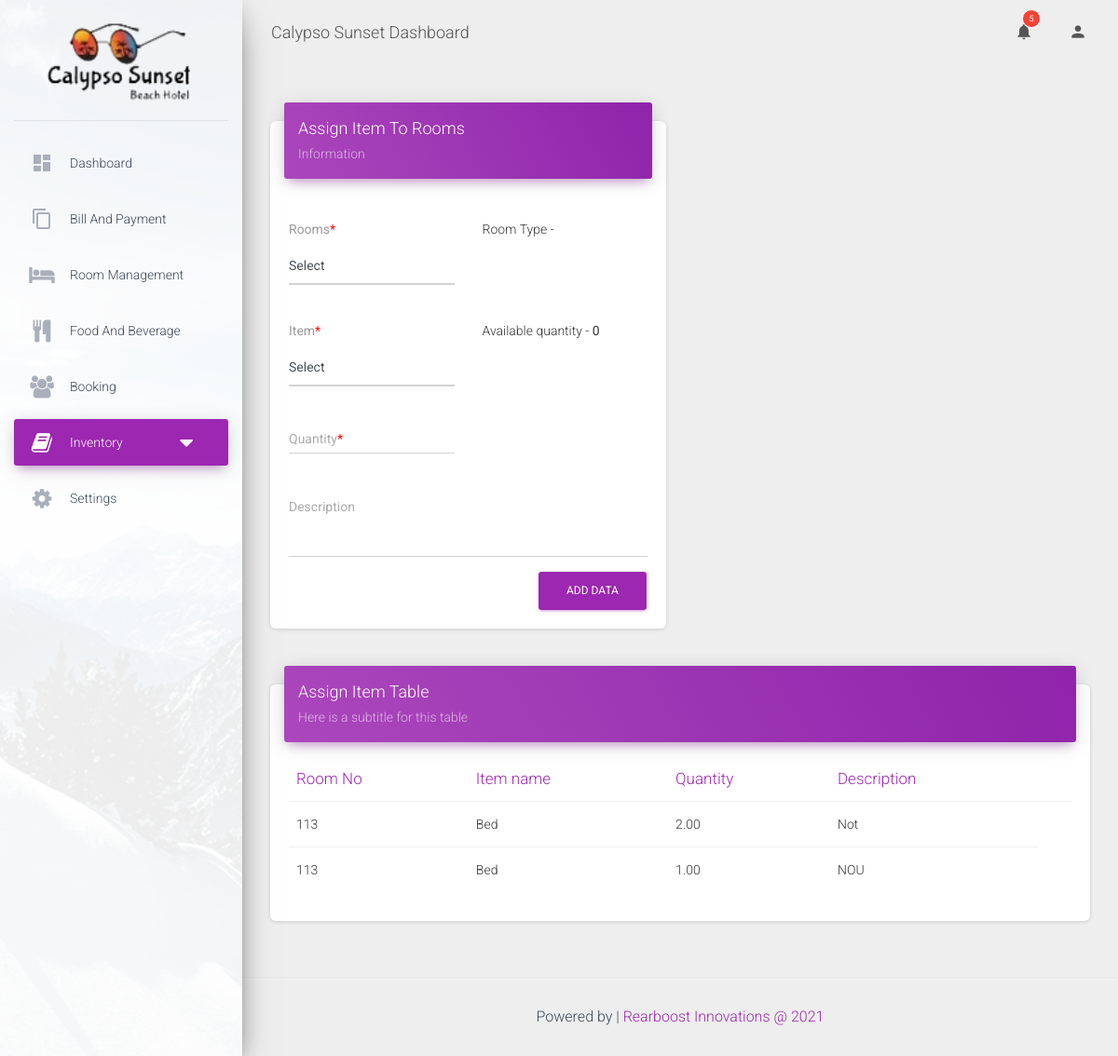
/content/assign_item.php (signed in), run on the app's committed database.
### tables this page shows
CREATE TABLE `roominfor` (
  `id` int(11) NOT NULL,
  `roomno` varchar(500) NOT NULL,
  `roomtype` varchar(1000) NOT NULL,
  `numbed` int(11) NOT NULL,
  `roomprice` decimal(10,2) NOT NULL,
  `roomstatus` varchar(200) NOT NULL,
  `createdate` varchar(500) NOT NULL,
  `lastupdate` varchar(500) DEFAULT NULL,
  `bookingtime` varchar(100) DEFAULT NULL
);

CREATE TABLE `Inventory` (
  `id` int(11) NOT NULL,
  `item_id` varchar(250) NOT NULL,
  `cat_id` int(11) NOT NULL,
  `name` varchar(250) NOT NULL,
  `quantity` decimal(10,2) NOT NULL,
  `assign` decimal(10,2) NOT NULL DEFAULT '0.00',
  `description` varchar(1000) NOT NULL
);

CREATE TABLE `assign_items` (
  `id` int(11) NOT NULL,
  `room_id` int(11) NOT NULL,
  `item_id` int(11) NOT NULL,
  `quantity` decimal(10,2) NOT NULL,
  `description` varchar(1000) NOT NULL
);

### content/assign_item.php (the view, shortened to what this page needs)
<!DOCTYPE html>
<html lang="en">
<?php
    require '../include/config.php';
?>
<head>
    <?php include('../include/head.php'); ?>
</head>
<body class="">
    <div class="wrapper">
        <div class="sidebar" data-color="purple" data-background-color="white" data-image="../assets/img/sidebar-1.jpg">
            <div class="logo">
                <a href="home.php" class="simple-text logo-normal">
                <img src="../images/logo.png" alt="" style="width: 80%;">
                </a>
            </div>
            <div class="sidebar-wrapper">
              <ul class="nav">
                <li class="nav-item">
                    <a class="nav-link" href="home.php">
                        <i class="material-icons">dashboard</i>
                        <p>Dashboard</p>
                    </a>
                </li>
                <li class="nav-item ">
                    <a class="nav-link" href="bill_and_payment.php">
                        <i class="material-icons">content_copy</i>
                        <p>Bill and payment</p>
                    </a>
                </li>
                <li class="nav-item ">
                    <a class="nav-link" href="room_management.php">
                        <i class="fa fa-bed"></i>
                        <p>Room management</p>
                    </a>
                </li>
                <li class="nav-item ">
                    <a class="nav-link" href="food_and_beverage.php">
                        <i class="fa fa-cutlery"></i>
                        <p>Food and beverage</p>
                    </a>
                </li>
                <li class="nav-item">
                    <a class="nav-link" href="booking.php">
                        <i class="fa fa-users"></i>
                        <p>Booking</p>
                    </a>
                </li>
                 <li class="nav-item active">
                    <a class="nav-link inv" style="cursor: pointer;">
                      <i class="fa fa-book"></i>
                        <p>Inventory <i class="fa fa-caret-down" style="float: right;"></i></p>
                    </a>
                </li>
                <li class="nav-item ">
                    <a class="nav-link" href="settings.php">
                        <i class="fa fa-cog"></i>
                        <p>Settings</p>
                    </a>
                </li>
              </ul>
            </div>
        </div>
        <div class="main-panel">
            <?php include('../include/navhead.php'); ?>
            <div class="content">
                <div class="container-fluid">
                    <div class="row">
                        <div class="col-md-6">
                            <div class="card">
                                <div class="card-header card-header-primary">
                                    <h4 class="card-title">Assign Item To Rooms</h4>
                                    <p class="card-category">Information</p>
                                </div>
                                <div class="card-body">
                                    <form id="assign_form">
                                         <div class="row">
                                          <div class="col-md-6">
                                              <div class="form-group">
                                                  <label class="bmd-label-floating">Rooms<span style="color: red;">*<span></label>
                                                  <select  class="form-control" id="roomno" name="roomno" required>
                                                          <option value="">Select</option>
                                                  </select>
                                              </div>
                                          </div>
                                         <div class="col-md-6">
                                              <div class="form-group">
                                                  <p>Room Type - <b><span id="roomtype"></span></b></p>
                                              </div>
                                          </div>
                                        </div>
                                        <div class="row">
                                          <div class="col-md-6">
                                              <div class="form-group">
                                                  <label class="bmd-label-floating">Item<span style="color: red;">*<span></label>
                                                  <select  class="form-control" id="item_id" name="item_id" required>
                                                          <option value="">Select</option>
                                                  </select>
                                              </div>
                                          </div>
                                        <div class="col-md-6">
                                              <div class="form-group">
                                                  <p>Available quantity - <b><span id="available"></span></b></p>
                                              </div>
                                          </div>
                                        </div>
                                         <div class="row">
                                            <div class="col-md-6">
                                                <div class="form-group">
                                                    <label class="bmd-label-floating">Quantity<span style="color: red;">*<span></label>
                                                    <input type="text" class="form-control" id="quantity" name="quantity" required>
                                                </div>
                                            </div>
                                        </div>
                                        <div class="row">
                                            <div class="col-md-12">
                                                <div class="form-group">
                                                    <label class="bmd-label-floating">Description</label>
                                                    <textarea class="form-control" rows="3" id="description" name="description"></textarea>
                                                </div>
                                            </div>
                                        </div>
                                        <button type="submit"  class="btn btn-primary pull-right" >Add Data</button>
                                        <div class="clearfix"></div>
                                    </form>
                                </div>
                            </div>
                        </div>
                        <div class="col-md-12">
                            <div class="card">
                                <div class="card-header card-header-primary">
                                    <h4 class="card-title ">Assign Item Table</h4>
                                    <p class="card-category"> Here is a subtitle for this table</p>
                                </div>
                                <div class="card-body">
                                   <?php
                                       $query = "SELECT A.roomno ,C.name AS iname ,B.quantity , B.description FROM
                                                roominfor A
                                                    INNER JOIN
                                                assign_items B
                                                    on A.id = B.room_id
                                                    INNER JOIN
                                                Inventory C
                                                    on B.item_id = C.id";
                                       $result = mysqli_query($conn ,$query);
                                    ?>
                                    <div class="table-responsive" id="room_table">
                                        <table class="table">
                                            <thead class=" text-primary">
                                                <th>
                                                    Room No
                                                </th>
                                                <th>
                                                    Item name
                                                </th>
                                                <th>
                                                    Quantity
                                                </th>
                                                <th>
                                                   Description
                                                </th>
                                                <th>
                                                </th>
                                            </thead>
                                            <tbody>
                                                <?php
                                                while($row = mysqli_fetch_array($result))
                                                   {
                                                    $description = str_replace('\r\n',"</br>",$row["description"]);
                                                    echo '
                                                    <tr>
                                                     <td>'.$row["roomno"].'</td>';
                                                     echo '
                                                     <td>'.$row["iname"].'</td>
                                                     <td>'.$row["quantity"].'</td>
                                                     <td>'.$description.'</td>  ';
                                                  echo '</tr>
                                                      '  ;
                                                   }
                                                 ?>
                                            </tbody>
                                        </table>
                                    </div>
                                </div>
                            </div>
                        </div>
                    </div>
                </div>
            </div>
            <footer class="footer ">
                <div class="container-fluid" style="display: inline-grid;">
                    <?php include('../include/footerc.php'); ?>
                </div>
            </footer>
        </div>
    </div>
</body>
</html>

### data on the page
roominfor: roomno "113", inventory.name "Bed", assign_items.quantity "2.00", assign_items.description "Not", assign_items.quantity "1.00", assign_items.description "NOU"
